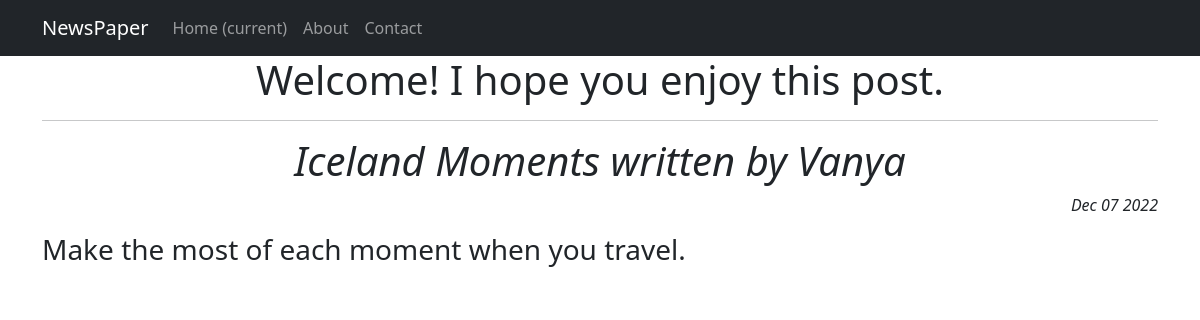
Screenshot of /news/1 with the database file from the repository.
### newsapp/models.py (models this page shows, shortened)
class Post(models.Model):
    author = models.ForeignKey(Author, on_delete=models.CASCADE)
    NEWS = 'NW'
    ARTICLE = 'AR'
    CATEGORIES = [
        (NEWS, 'Новость'),
        (ARTICLE, 'Статья')
    ]
    options = models.CharField(max_length=2, choices=CATEGORIES, default=NEWS)
    time_in = models.DateTimeField(auto_now_add=True)
    postConnection = models.ManyToManyField(Category, through='PostCategory')
    title = models.CharField(max_length=255)
    text = models.TextField()
    rating = models.IntegerField(default=0)

class Author(models.Model):
    authorUser = models.OneToOneField(User, on_delete=models.CASCADE)
    authorRating = models.IntegerField(default=0)
    def __str__(self):
        return f'{self.authorUser.username}'

### newsapp/views.py (the view)
# urls.py: path('<int:pk>', PostDetail.as_view(), name='post'),
class PostDetail(DetailView):
    model = Post
    template_name = 'post.html'
    context_object_name = 'post'

### newsapp/templatetags/custom_filters.py (called while the page is built)
@register.filter()
def censor(value):
    words = ['loser', 'fallen', 'duffer']
    if not isinstance(value, str):
        raise TypeError(f"unresolved type '{type(value)}' expected  type 'str'")
    for i in value.split():
        if i.lower() in words:
            value = value.replace(i, f'{i[0]}{"*" * (len(i)-1)}')
    return value

### templates/post.html (shortened to what this page needs)
{% extends 'flatpages/default.html' %}
{% load static %}
{% load custom_filters %}
{% block content %}
    <h1>Welcome! I hope you enjoy this post.</h1>
    <hr>
    <h1 style="text-align: center;"><em>{{ post.title|censor }} written by {{ post.author }}</em></h1>
    <p style="text-align: right;"><em>{{ post.time_in|date:'M d Y' }}</em></p>
    <h3 style="text-align: justify;">{{ post.text|censor }}</h3>
{% endblock content %}

### rows the page displays
Post: title|censor "Iceland Moments", author "Vanya", time_in "Dec 07 2022", text|censor "Make the most of each moment when you travel."
